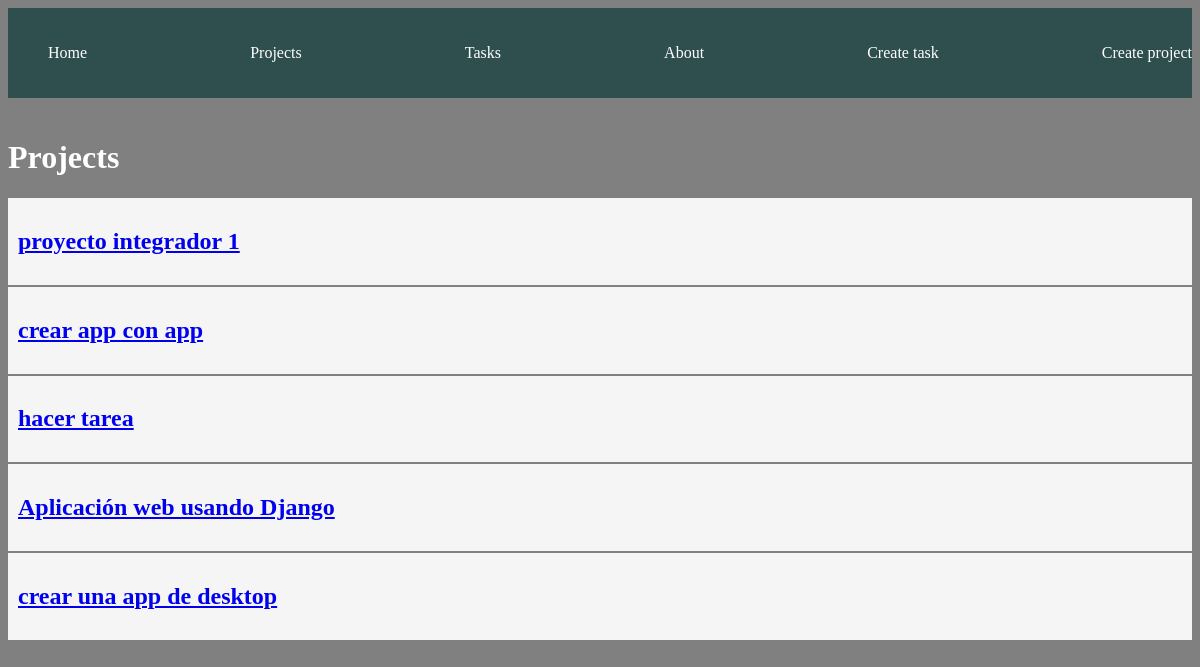
/projects/, run on the app's committed database.
### myapp/models.py (models this page shows, shortened)
class Project(models.Model):
    name = models.CharField(max_length=200)

### myapp/views.py (the view)
# urls.py: path('projects/', views.projects, name="projects"),
def projects(request):
    projects = Project.objects.all()
    return render(request, 'projects.html', {
        'projects': projects
    })

### myapp/templates/projects.html
{% extends 'base.html' %}
{% block content %}
    <h1>
    Projects
</h1>
{% for project in projects %}
<article class="card">
    <a href="{% url 'project_detail' project.id %}">
        <h1 >{{ project.name }}</h1>
    </a>
</article>
{% endfor %}
{% endblock %}

### myapp/static/css/main.css (style rules this page uses)
body { background: gray; color: white; }
.card { background: whitesmoke; color: black; padding: 10px; margin-bottom: 2px; }

### data on the page
Project: name "proyecto integrador 1"
Project: name "crear app con app"
Project: name "hacer tarea"
Project: name "Aplicación web usando Django"
Project: name "crear una app de desktop"
